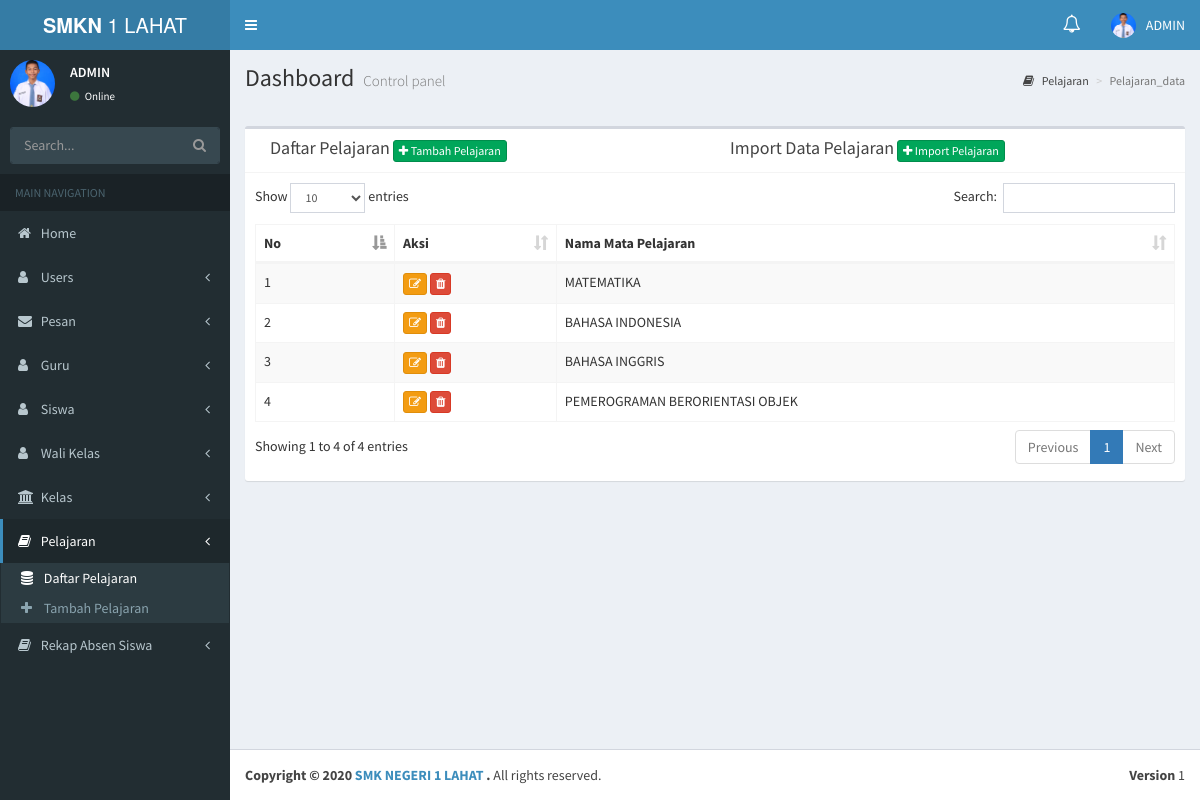
The app's page /pelajaran_data.php (signed in) with its own data.
### tables this page shows
CREATE TABLE `as_users` (
  `id_users` int(11) NOT NULL,
  `id_guru` int(11) NOT NULL,
  `id_wali_kelas` int(11) NOT NULL,
  `userFullname` varchar(255) NOT NULL,
  `username` varchar(255) NOT NULL,
  `password` varchar(255) NOT NULL,
  `foto` varchar(255) NOT NULL,
  `id_level` int(11) NOT NULL
);

CREATE TABLE `as_pelajaran` (
  `id_pelajaran` int(11) NOT NULL,
  `pelajaran` varchar(255) NOT NULL
);

### pelajaran_data.php (the view, shortened to what this page needs)
<?php include "header.php" ?>
  <aside class="main-sidebar">
    <section class="sidebar">
       <div class="user-panel">
        <div class="pull-left image">
          <?php
  $id_users=$_SESSION['userid'];
          $sql_admin="SELECT * FROM as_users WHERE id_users='$id_users'";
                  $query = mysqli_query($conn,$sql_admin);
                  $id_usersn= mysqli_num_rows($query);
                    if ($id_usersn > 0) {
                              $user = mysqli_fetch_assoc($query);
                            echo "<img src=img/".$user['foto']." class='img-circle' alt='User Image' height = ''>";
                    }?>
        </div>
        <div class="pull-left info">
          <p><?php
              $id_users=$_SESSION['userid'];
          $sql_admin="SELECT * FROM as_users WHERE id_users='$id_users'";
                  $query = mysqli_query($conn,$sql_admin);
                  $id_usersn= mysqli_num_rows($query);
                    if ($id_usersn > 0) {
              $user = mysqli_fetch_assoc($query);
              echo $user['userFullname'];
            }
             ?></p>
          <a href="#"><i class="fa fa-circle text-success"></i> Online</a>
        </div>
      </div>
      <form action="#" method="get" class="sidebar-form">
        <div class="input-group">
          <input type="text" name="q" class="form-control" placeholder="Search...">
          <span class="input-group-btn">
                <button type="submit" name="search" id="search-btn" class="btn btn-flat"><i class="fa fa-search"></i>
                </button>
              </span>
        </div>
      </form>
 <ul class="sidebar-menu" data-widget="tree">
        <li class="header">MAIN NAVIGATION</li>
         <li >
          <a href="home.php">
            <i class="fa fa-home"></i> <span>Home</span>
          </a>
        </li>
     <?php if ($_SESSION['akses']== 1){
?>
      <li class="treeview">
          <a href="#">
            <i class="fa fa-user"></i>
            <span>Users</span>
            <span class="pull-right-container">
              <i class="fa fa-angle-left pull-right"></i>
            </span>
          </a>
        </li>
         <li class="treeview">
          <a href="#">
            <i class="fa fa-envelope"></i>
            <span>Pesan</span>
            <span class="pull-right-container">
              <i class="fa fa-angle-left pull-right"></i>
            </span>
          </a>
        </li>
              <li class="treeview">
          <a href="#">
            <i class="fa fa-user"></i>
            <span>Guru</span>
            <span class="pull-right-container">
              <i class="fa fa-angle-left pull-right"></i>
            </span>
          </a>
        </li>
      <li class="treeview">
          <a href="#">
            <i class="fa fa-user"></i>
            <span>Siswa</span>
            <span class="pull-right-container">
              <i class="fa fa-angle-left pull-right"></i>
            </span>
          </a>
        </li>
      <li class="treeview">
          <a href="#">
            <i class="fa fa-user"></i>
            <span>Wali Kelas</span>
            <span class="pull-right-container">
              <i class="fa fa-angle-left pull-right"></i>
            </span>
          </a>
        </li>
              <li class="treeview">
          <a href="#">
            <i class="fa fa-university"></i>
            <span>Kelas</span>
            <span class="pull-right-container">
              <i class="fa fa-angle-left pull-right"></i>
            </span>
          </a>
        </li>
      <li class=" active treeview">
          <a href="#">
            <i class="fa fa-book"></i>
            <span>Pelajaran</span>
            <span class="pull-right-container">
              <i class="fa fa-angle-left pull-right"></i>
            </span>
          </a>
          <ul class="treeview-menu">
            <li class="active"><a href="pelajaran_data.php"><i class="fa fa-database"></i> Daftar Pelajaran</a></li>
            <li><a href="pelajaran_tambah.php"><i class="fa fa-plus"></i> Tambah Pelajaran</a></li>
          </ul>
        </li>
      <li class=" treeview">
          <a href="#">
            <i class="fa fa-book "></i>
            <span>Rekap Absen Siswa</span>
            <span class="pull-right-container">
              <i class="fa fa-angle-left pull-right"></i>
            </span>
          </a>
        </li>
      </ul><?php } ?>
    </section>
  </aside>
  <div class="content-wrapper">
    <section class="content-header">
      <h1>
        Dashboard
        <small>Control panel</small>
      </h1>
      <ol class="breadcrumb">
              <li><a href="#"><i class="fa fa-book"></i> Pelajaran</a></li>
        <li class="active">Pelajaran_data</li>
      </ol>
    </section>
<br>
    <section class="content">
      <div class="row">
        <div class="col-xs-12">
          <div class="box">
              <div class="box-header with-border">
              <div class="col-md-6">
                <span class="box-title"> Daftar Pelajaran </span>
                <a class='btn btn-xs  btn-success' href="pelajaran_tambah.php"><i class ='fa fa-plus'></i> Tambah Pelajaran </a>
              </div>
              <div class="col-md-6">
                <span class="box-title"> Import Data Pelajaran </span>
                <a class='btn btn-xs  btn-success' href="import_data/data_pelajaran/form.php" target="_blank"><i class ='fa fa-plus'></i> Import Pelajaran </a>
              </div>
            </div>
            <div class="box-body table-responsive no-padding">
            <div class="box-body ">
              <?php
              $sql="SELECT * FROM as_pelajaran   ";
              $sql_h=mysqli_query($conn,$sql);
              $tbl= " ";
                 $tbl.= "<table id='example1' class='table table-bordered table-striped'>";
                 $tbl.= "<thead>";
                 $tbl.= "<tr>";
                 $tbl.= "<th '>No</th>";
                 $tbl.= "<th>Aksi</th>";
                 $tbl.= "<th '>Nama Mata Pelajaran</th>";
                 $tbl.= "</tr>";
                 $tbl.= "</thead>";
                 if (mysqli_num_rows($sql_h) > 0) {
                  $nomor = 1;
                   foreach ($sql_h as $key => $value) {
                     $tbl.= "<tr>";
                     $tbl.= "<td>".$nomor."</td>";
                     $tbl.= "<td>
                    <a class='btn btn-xs btn-warning' href='pelajaran_edit.php?id_pelajaran=".$value['id_pelajaran']."'><i class='fa fa-edit'></i></a>
                    <a class='btn btn-xs btn-danger' href='javascript:hapus(".$value['id_pelajaran'].")'><i class='fa fa-trash'></i></a></td>";
                     $tbl.= "<td>".$value['pelajaran']."</td>";
                     $tbl.= "</tr>";
                $nomor++;
           }}
           $tbl.= "</table>";
           print($tbl);
            ?>
            </div>
          </div>
        </div>
      </div>
    </section>
  </div>
<?php include 'footer.php'; ?>

### header.php (shortened to what this page needs)
<?php include "koneksi.php";
 ?>
<!DOCTYPE html>
<html>
<head>
  <link rel="stylesheet" href="bower_components/bootstrap/dist/css/bootstrap.min.css">
  <link rel="stylesheet" href="bower_components/font-awesome/css/font-awesome.min.css">
  <link rel="stylesheet" href="bower_components/Ionicons/css/ionicons.min.css">
  <link rel="stylesheet" href="dist/css/AdminLTE.min.css">
  <link rel="stylesheet" href="plugins/iCheck/all.css">
  <link rel="stylesheet" href="dist/css/skins/_all-skins.min.css">
  <link rel="stylesheet" href="bower_components/morris.js/morris.css">
  <link rel="stylesheet" href="bower_components/jvectormap/jquery-jvectormap.css">
  <link rel="stylesheet" href="bower_components/bootstrap-datepicker/dist/css/bootstrap-datepicker.min.css">
  <link rel="stylesheet" href="bower_components/bootstrap-daterangepicker/daterangepicker.css">
  <link rel="stylesheet" href="plugins/bootstrap-wysihtml5/bootstrap3-wysihtml5.min.css">
   <link rel="stylesheet" href="bower_components/select2/dist/css/select2.min.css">
  <link rel="stylesheet" href="bower_components/datatables.net-bs/css/dataTables.bootstrap.min.css">
  <link rel="stylesheet" href="bower_components/bootstrap-colorpicker/dist/css/bootstrap-colorpicker.min.css">
  <link rel="stylesheet" href="plugins/timepicker/bootstrap-timepicker.min.css">
</head>
<body class="hold-transition skin-blue sidebar-mini">
<div class="wrapper">
  <header class="main-header">
    <a href="home.php" class="logo">
      <span class="logo-lg"><b>SMKN</b> 1 LAHAT</span>
    </a>
    <nav class="navbar navbar-static-top">
      <a href="#" class="sidebar-toggle" data-toggle="push-menu" role="button">
      </a>
      <div class="navbar-custom-menu">
        <ul class="nav navbar-nav">
<?php if ($_SESSION['akses']== 1 or $_SESSION['akses']== 3 ){ ?>
         <li class="dropdown">
       <a href="#" class="dropdown-toggle" data-toggle="dropdown"><span class="label label-pill label-danger count" style="border-radius:10px;"></span> <span class="fa fa-bell-o" style="font-size:18px;"></span></a>
      </li>
<?php } ?>
          <li class="dropdown user user-menu">
            <a href="#" class="dropdown-toggle" data-toggle="dropdown">
                <?php
           $id_users=$_SESSION['userid'];
          $sql_admin="SELECT * FROM as_users WHERE id_users='$id_users'";
                  $query = mysqli_query($conn,$sql_admin);
                  $id_usersn= mysqli_num_rows($query);
                    if ($id_usersn > 0) {
              $user = mysqli_fetch_assoc($query);
             echo "<img src=img/".$user['foto']." class='user-image' alt='User Image'>";
          }
                    ?>
              <span class="hidden-xs">  <?php
              $id_users=$_SESSION['userid'];
          $sql_admin="SELECT * FROM as_users WHERE id_users='$id_users'";
                  $query = mysqli_query($conn,$sql_admin);
                  $id_usersn= mysqli_num_rows($query);
                    if ($id_usersn > 0) {
              $user = mysqli_fetch_assoc($query);
              echo $user['userFullname'];
            }
             ?></span>
            </a>
          </li>
        </ul>
      </div>
    </nav>
  </header>

### records on screen
as_users: foto (picture), userFullname "ADMIN"
as_pelajaran: pelajaran "MATEMATIKA"
as_pelajaran: pelajaran "BAHASA INDONESIA"
as_pelajaran: pelajaran "BAHASA INGGRIS"
as_pelajaran: pelajaran "PEMEROGRAMAN BERORIENTASI OBJEK"
